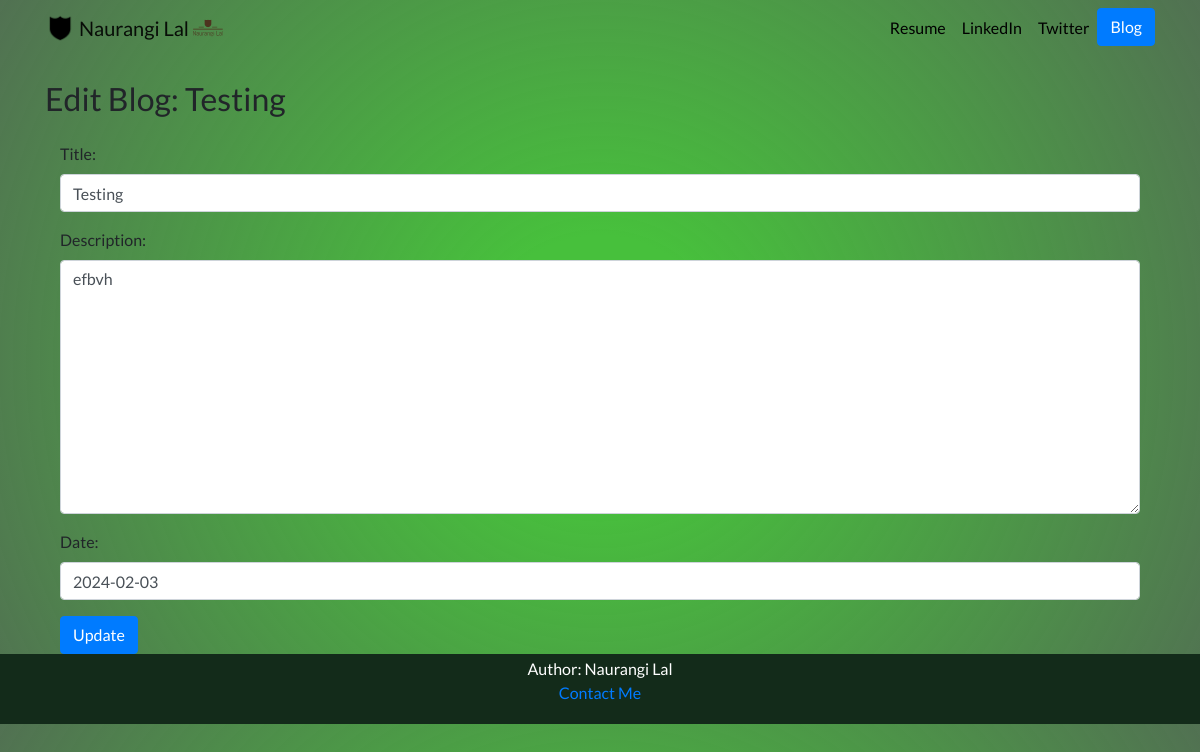
/blog/edit/13/, run on the app's committed database.
### blog/models.py (models this page shows, shortened)
class Blog(models.Model):
    title = models.CharField(max_length=200)
    description = models.TextField()
    date = models.DateField()

### blog/views.py (the view)
# urls.py: path('edit/<int:blog_id>/', views.edit_blog, name='blog_edit'),
def edit_blog(request, blog_id):
    blog = get_object_or_404(Blog, pk=blog_id)
    if request.method == 'POST':
        form = BlogForm(request.POST, instance=blog)
        if form.is_valid():
            form.save()
            return redirect('detail', blog_id=blog.id)
    else:
        form = BlogForm(instance=blog)
    return render(request, 'blog/edit_blog.html', {'form': form, 'blog': blog})

### blog/forms.py
class BlogForm(forms.ModelForm):
    class Meta:
        model = Blog
        fields = ['title', 'description', 'date']
    def __init__(self, *args, **kwargs):
        super(BlogForm, self).__init__(*args, **kwargs)
        for field in self.fields.values():
            field.widget.attrs.update({'class': 'form-control'})

### blog/templates/blog/edit_blog.html (shortened to what this page needs)
{% extends "portfolio/base.html" %}
{% block content %}
<h2 class="my-4">Edit Blog: {{ blog.title }}</h2>
<form method="POST" class="container">
    <div class="form-group">
        {{ form.as_p }}
    </div>
    <button type="submit" class="btn btn-primary">Update</button>
</form>
{% endblock %}

### portfolio/static/portfolio/custom.css (style rules this page uses)
body { font-family: 'Lato', sans-serif; background: radial-gradient(circle, rgb(71, 192, 60) 18%, rgba(46, 84, 47, 0.83) 100%); }

### data on the page
Blog: title "Testing", description "efbvh", date "2024-02-03"
